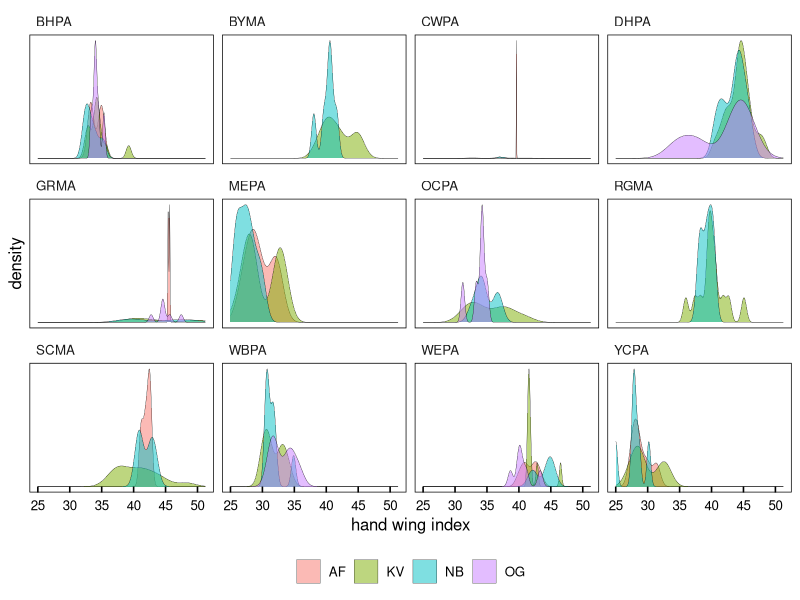

Write R code to recreate this figure. (Note: this script raises an error after producing the figure.)
#### this script is exploring the morphometric data 
#### from parrots, macaws, and parakeets measured in museums
#### interested in factors contributing to social roles and hierarchies
#### then some basic dataviz


library(ggplot2)      # plotting and viz
library(plyr)         # legacy df manipulation
library(dplyr)        # variable grouping and manipulation
library(reshape)      # legacy df manipulation
library(data.table)   # legacy functions on df 
library(tidyr)        # gathering and spreading
library(zoo)          # roll mean
library(ggthemes)     # helpful ggplot themes
library(forcats)
library(scales)
library(RColorBrewer) # pretty colors
library(ggridges)
library(colorspace)
library(patchwork)


# my custom ggplot theme
themeKV <- theme_few()+
  theme(strip.background = element_blank(),
        axis.line = element_blank(),
        axis.text.x = element_text(colour = "black", margin = margin(0.2, unit = "cm")),
        axis.text.y = element_text(colour = "black", margin = margin(c(1, 0.2), unit = "cm")),
        axis.ticks.x = element_line(colour = "black"), axis.ticks.y = element_line(colour = "black"),
        axis.ticks.length=unit(-0.15, "cm"),element_line(colour = "black", linewidth=.25),
        panel.border = element_rect(colour = "black", fill=NA, linewidth=.5),
        legend.title=element_blank(),
        strip.text=element_text(hjust=0))


#### read in beak and wing morph data
# setwd("/Users/kylevanhoutan/colpa_flock/")
morphs <- read.csv('data/museo_morphs.csv')
morphs2 <- read.csv('data/museo_morphs2.csv')


#### examine data for differences between recorder effects 
# subset full morphs data set for just wing data 
head(morphs2)
df <- morphs2 %>% select(c(COLLECTION, ID, CODE, Lw, S1, Hwi, RECORDER)) # just the cols I want


df <- df[!(df$CODE == ""), ]  # remove blank CODE entries
df <- df[!(df$CODE == "DBPA"), ]  # remove DBPA CODE entries
df$Lw <- as.numeric(df$Lw) # force numeric
df$S1 <- as.numeric(df$S1) # force numeric
df$Hwi <- as.numeric(df$Hwi) # force numeric
head(df)

## determing 95% ci for KV measurements across all spp
dfKV <- df %>% filter(RECORDER == "KV",!Hwi == "--")
mu <- mean(dfKV$Hwi)
sigma <- sd(dfKV$Hwi)
lo95 <- qnorm(0.025,mu,sigma) # 26.97
hi95 <- qnorm(0.975,mu,sigma) # 50.1

#### plot densities of morphs to compare RECORDERS for accuracy
#### a quality control measure
vlines = c(lo95,hi95) # make 95% ci
df %>% filter(!Hwi == "--") %>% #remove no data 
  ggplot(aes(x=Hwi, fill = RECORDER, group = RECORDER)) + # comparing RECORDER effect
  themeKV + theme(legend.position="bottom")+
#  geom_vline(xintercept = vlines, linewidth = 1, alpha = 0.2) + #plot 95ci
  theme(axis.text.y = element_blank(), axis.ticks.y = element_blank()) + # don't need data
  geom_density(alpha=0.5, adjust = 0.8, size = 0.1)+
#  scale_fill_manual(values = c("#263252", "#c3202f")) +
  scale_x_continuous(breaks = pretty_breaks()) +
  xlab("hand wing index") +
  facet_wrap(~CODE, ncol=4, scales = "free_y")



#### subset full morphs data set for just wing data 
# focusing here on dispersal ability, so pulling "wing_Hwi" 
# wing_Hwi = hand wing index from Claramunt & Wright 2017, https://doi.org/10.1201/9781315120454
morph_HWi <- subset(morphs, MORPH == "wing_Hwi")
morph_HWi <- morph_HWi[!(morph_HWi$CODE == ""), ]  # remove blank entries in species CODE, for congeners that haven't been rescaled and assigned a CODE
morph_HWi <- morph_HWi[!(morph_HWi$CODE == "0"), ]  # remove blank entries in species CODE, for congeners that haven't been rescaled and assigned a CODE
morph_HWi <- morph_HWi[!(morph_HWi$CODE == "DBPA"), ]  # remove DBPA entries in species CODE, for congeners that haven't been rescaled and assigned a CODE


# make a density plot, facet by species CODE
colourCount = length(unique(morph_HWi$CODE)) # but first expand the 11 brewer palette categories
getPalette = colorRampPalette(brewer.pal(12, "Spectral")) # interpolate colors to fit the 12 parrot species
Spectral12 <- getPalette(colourCount) # 13 color Spectral palette 

#make in another Brewer palette too
getPalette = colorRampPalette(brewer.pal(9, "YlGnBu")) # interpolate different color palette
Spectral12v2 <- getPalette(colourCount) # 13 color Spectral palette 


# then make the plot and call in the expanded Brewer pal
ggplot(morph_HWi, aes(x = MEASURE, fill = CODE)) + 
  themeKV + theme(legend.position = "none") +
  scale_fill_manual(values = Spectral13) +
  #  scale_fill_brewer(palette = "Spectral") +
  theme(axis.text.y = element_blank(),
        axis.title.y = element_blank(),
        axis.ticks.y = element_blank()) +
    geom_density(size = 0.2) +
  facet_wrap(~CODE, ncol=3, scales = "free_y") +
  scale_x_continuous(breaks = seq(20, 50, by = 5))

# same data, but using ridgeline plot w/o faceting
# again use above expanded Brewer palette
ggplot(morph_HWi, aes(x = MEASURE, y = fct_reorder(CODE,MEASURE), fill = fct_reorder(CODE,MEASURE))) + 
# both y and fill are reordered by CODE's median value of MEASURE 
  themeKV + theme(legend.position = "none") +
  scale_fill_manual(values = getPalette(colourCount)) +
  geom_density_ridges(scale = 2.5, alpha = 0.85, size = 0.2, rel_min_height = 0.01, bandwidth = 1.2) +
  stat_summary(geom = "text", fontface = "bold", alpha = 0.5, size = 3, vjust = -1, hjust = 3,
               fun = "median", aes(label = round(after_stat(x), 1))) +
  scale_x_continuous(breaks = seq(20, 60, by = 5)) + 
  xlab("hand wing index") + ylab("species")


# same data, but ridgeline plot continuous x axis fill 
p1 <- ggplot(morph_HWi, aes(x = MEASURE, y = fct_reorder(CODE,MEASURE), fill = after_stat(x))) + 
  # just y is reordered by CODE's median value of MEASURE of HWi 
  themeKV + theme(legend.position = "none",
                  axis.text.x = element_text(size = 7),
                  axis.title.x = element_text(size = 8),
                  axis.text.y = element_text(size = 7),
                  axis.title.y = element_text(size = 0),) +
  geom_density_ridges_gradient(linewidth = 0.3,
                               scale = 1.8, 
                               alpha = 0.2, 
                               rel_min_height = 0.005, 
                               # bandwidth = 1,
                               ) +
  scale_fill_gradientn(colours = c("#9e0142", "#d53e4f",  "#fdae61", "#fee08b", "#e6f598", "#abdda4", "#66c2a5", "#3288bd", "#313695")) +
  # more detail at https://ggplot2.tidyverse.org/reference/scale_gradient.html
  # also here https://r-graphics.org/recipe-colors-palette-continuous
  stat_summary(geom = "text", alpha = 0.5, size = 2.5, vjust = -0.5, hjust = 2,
               fun = "median", aes(label = round(after_stat(x), 1))) +
  scale_x_continuous(breaks = seq(25, 55, by = 5)) + 
  scale_y_discrete(expand = expand_scale(add = c(1, 1.2)))+
  xlab("hand wing index") 
  #ylab("species")
p1

# the distiller command doesn't work well here as it melds only 7 discrete colors 
# from an existing palette, like viridis or brewer
# see documentation here https://cran.r-project.org/web/packages/ggplot2/ggplot2.pdf


#### subset full data set for beak data
# focusing here on beak as a weapon, so want size
# pulling "culm_mand_SL" 
# culm_mand_SL = cumulative straight length of culmen and mandible in cm
morph_CMs <- subset(morphs, MORPH == "culm_mand_SL")
morph_CMs <- morph_CMs[!(morph_CMs$CODE == ""), ]  # remove blank entries in species CODE, for congeners that haven't been rescaled and assigned a CODE
morph_CMs <- morph_CMs[!(morph_CMs$CODE == "DBPA"), ]  # remove DBPA


colourCount = length(unique(morph_CMs$CODE))
getPalette = colorRampPalette(brewer.pal(11, "Spectral"))

# make ridgeline/joy plot of beak size
ggplot(morph_CMs, aes(x = MEASURE, y = fct_reorder(CODE,MEASURE), fill = fct_reorder(CODE,MEASURE))) + 
  # both y and fill are reordered by CODE's median value of MEASURE 
  themeKV + theme(legend.position = "none") +
  scale_fill_manual(values = getPalette(colourCount)) +
  geom_density_ridges(scale = 2.5, alpha = 0.85, linewidth = 0.4, rel_min_height = 0.01, bandwidth = 0.4) +
  stat_summary(geom = "text", fontface = "bold", alpha = 0.5, size = 3, vjust = -1.5, hjust = 3,
               fun = "median", aes(label = round(after_stat(x), 1))) +
  scale_x_continuous(breaks = seq(0, 16, by = 2)) + 
  xlab("culmen + mandible (cm)") + ylab("species")


# same data, but ridgeline plot continuous x axis fill 
p2 <- ggplot(morph_CMs, aes(x = MEASURE, y = fct_reorder(CODE,MEASURE), fill = after_stat(x))) + 
  # just y is reordered by CODE's median value of MEASURE of CMs
  themeKV + theme(legend.position = "none",
                  axis.text.x = element_text(size = 7),
                  axis.title.x = element_text(size = 8),
                  axis.text.y = element_text(size = 7),
                  axis.title.y = element_text(size = 0),) +
  scale_fill_gradientn(colours = c("#9e0142", "#d53e4f",  "#fdae61", "#fee08b", "#e6f598", "#abdda4", "#66c2a5", "#3288bd", "#313695")) +
  #  scale_fill_distiller(palette = "Spectral", direction = 1) + # continuous 7 color Brewer
  geom_density_ridges_gradient(scale = 1.9, 
                               alpha = 0.6, linewidth = 0.3, 
                               rel_min_height = 0.005, 
                               #bandwidth = 0.4,
                               ) +
  stat_summary(geom = "text", alpha = 0.5, size = 2.5, vjust = -0.5, hjust = 0.25,
               fun = "median", aes(label = round(after_stat(x), 1))) +
  scale_x_continuous(breaks = seq(0, 16, by = 2)) + 
  xlab("culmen + mandible (cm)") + 
  scale_y_discrete(expand = expand_scale(add = c(1, 1.2)))+
  ylab("species")
p2


#### subset full data set for beak data
# focusing here on beak as a weapon, so want size
# pulling "culmen_CL" 
# culmen_CL = curved culmen length in cm
morph_CCL <- subset(morphs, MORPH == "culmen_CL")
morph_CCL <- morph_CCL[!(morph_CCL$CODE == ""), ]  # remove blank entries in species CODE, for congeners that haven't been rescaled and assigned a CODE
morph_CCL <- morph_CCL[!(morph_CCL$CODE == "DBPA"), ]  # remove DBPA


colourCount = length(unique(morph_CCL$CODE))
getPalette = colorRampPalette(brewer.pal(11, "Spectral"))

# make ridgeline/joy plot of beak size
ggplot(morph_CCL, aes(x = MEASURE, y = fct_reorder(CODE,MEASURE), fill = fct_reorder(CODE,MEASURE))) + 
  # both y and fill are reordered by CODE's median value of MEASURE 
  themeKV + theme(legend.position = "none") +
  scale_fill_manual(values = getPalette(colourCount)) +
  geom_density_ridges(scale = 2.5, alpha = 0.9, size = 0.25, rel_min_height = 0.01, bandwidth = 0.4) +
  scale_x_continuous(breaks = seq(0, 12, by = 1)) + 
  stat_summary(geom = "text", fontface = "bold", alpha = 0.5, size = 3, vjust = -1.5, hjust = -1.8,
               fun = "median", aes(label = round(after_stat(x), 1))) +
  xlab("curved culmen length (cm)") + ylab("species")


#### read in body mass and brain volume data
massvol <- read.csv('data/body_brain.csv')
massvol <- massvol[!(massvol$CODE == "DBPA"), ]  # remove DBPA

#### bar plot of body mass
p3 <- ggplot(massvol, aes(x = MASS_g, color = MASS_g, 
                          y = fct_reorder(CODE, MASS_g))) + # reorder for geom_col
  themeKV + theme(legend.position = "none",
        axis.ticks.y = element_blank(),
        axis.title.x = element_text(size = 8),
        axis.title.y = element_text(size = 0),
        axis.text.x = element_text(size = 7),
        axis.text.y = element_text(size = 6)) + 
  geom_col(alpha = 0.85, width = 0.85) + # width controls gaps between bars
  # scale_y_continuous(breaks = seq(0, 40, by = 5)) +
  scale_x_continuous(breaks = seq(0, 1400, by = 200)) +
  xlab("body mass (g)")
p3

#### allometric function of body mass vs brain volume
## model fit is power function, residuals form this model interpreted as proxy for cognitive aptitude
## see JR Krebs & NB Davies (1993) Introduction to behavioral ecology. Blackwell: Oxford UK, p 30  

p4 <- ggplot(massvol, aes(x = MASS_g, y = BRAIN_ml)) + 
  themeKV + theme(legend.position = "none",
                  axis.text.x = element_text(size = 7),
                  axis.title.x = element_text(size = 8),
                  axis.text.y = element_text(size = 7),
                  axis.title.y = element_text(size = 8),) +
  geom_line(alpha = 0.25, size = 3, color = '#000000',
            stat = "smooth", method = 'nls', formula = 'y~a*x^b', # power fit using non-linear squares regression
              method.args = list(start= c(a = 1,b=1)), se = FALSE) + 
  geom_point(shape =16, size = 3.2, alpha = 0.8, 
             aes(color = MASS_g)) +
  geom_point(shape = 1,size = 3.2, colour = "black", stroke = 0.25,) +
  scale_colour_gradientn(colours = c("#9e0142", "#d53e4f",  "#fdae61", "#fee08b", "#e6f598", "#abdda4", "#66c2a5", "#3288bd", "#313695")) +
  scale_y_continuous(breaks = seq(0, 25, by = 5)) +
  scale_x_continuous(breaks = seq(0, 1400, by = 200)) +
  xlab("body mass (g)") + 
  ylab("brain volume (ml)")
p4

# try this plot a different way, ranking by CODE class
# but means have to force expand the palette

p5 <- ggplot(massvol, aes(x = MASS_g, y = BRAIN_ml)) + 
  themeKV + theme(axis.text.x = element_text(size = 7),
                  axis.title.x = element_text(size = 8),
                  axis.text.y = element_text(size = 7),
                  axis.title.y = element_text(size = 8),
                  legend.key.height = unit(0.3, 'cm'), # shrink the native height of legend
                  legend.text = element_text(size=6.5)) + # reduce font size on legend
  geom_line(alpha = 0.25, size = 1.8, color = '#000000',
            stat = "smooth", method = 'nls', 
            formula = 'y~a*x^b', # power fit using non-linear squares regression
            method.args = list(start= c(a = 1,b=1)), 
            lineend = "round",
            se = FALSE) + 
  geom_point(aes(fill = fct_reorder(CODE,MASS_g)),
             pch=21, color="black",stroke=0.25,size = 3,
             alpha = 0.8) + # color by CODE, sorted big to small by MASS_g
  scale_fill_manual(values = Spectral13v2) +
  #geom_point(shape = 1,size = 3.2, colour = "black", stroke = 0.25,) +
  scale_y_continuous(breaks = seq(0, 25, by = 5)) +
  scale_x_continuous(breaks = seq(0, 1400, by = 200)) +
  xlab("body mass (g)") + 
  ylab("brain volume (ml)")+
  guides(fill = guide_legend(reverse=TRUE)) # reverse legend sort order to match data sort
   #                           override.aes = list(size=2.6))) # reduce point size in legend
p5 

layout <- "
ABC"
p1 + p2 + p5 + 
  plot_layout(design = layout) +
  plot_annotation(tag_levels = 'a') # add panel labels a, b, c... etc


#### FIN
